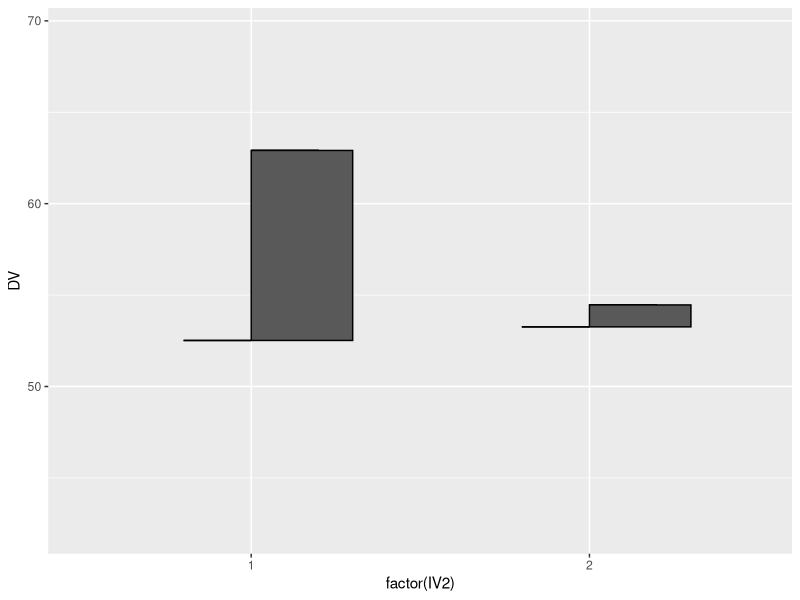

Write R code to recreate this figure.

library(ggplot2)

dt <- data.frame(subjectID = seq(1,30),DV = rnorm(30,50,20),IV1 = rep(c(1,2),15), IV2 = c(rep(1,15),rep(2,15)))
xLab <- "Independent Variable 2"
yLab <- "Dependent Variable"
legendLab <- c("IV1: Level 1","IV1: Level 2")
upsideDownColor <- "gray" #[3] Color to fill hat crown when second part is less than first part - set to "white" if you do not want shading
## Computes means for plotting
# Also computes SD for setting y-axis range and for error bars
# If your design involves within-subjects, see Loftus & Masson (1994) for computing SEM within- subjects
dtMeans <- aggregate(DV ~ IV1 + IV2, dt, mean)
dtSEM <- aggregate(DV ~ IV1 + IV2, dt, sd) #assumes between-subjects effects only 
dtMeans$SEM <- dtSEM$DV / sqrt(length(unique(dt$subjectID)))
dtMeans$hatPos <- as.integer(as.factor(dtMeans$IV1))
dtMeans$xPos <- as.integer(as.factor(dtMeans$IV2))
grandMean <- mean(dtMeans$DV)
grandSD <- mean(dtSEM$DV) * .75 # produces y-axis range of 1.5 SDs (see Witt (in press) for details)


ggplot(dtMeans, aes(x = factor(IV2), y = DV, group=DV )) + 
  geom_errorbar(aes(ymax = DV, ymin = DV), position = position_dodge(0.4), width = 0.4) +
  geom_rect( xmin = c(NA,1,NA,2) + 0,
             xmax = c(NA,1,NA,2) + 0.3,
             ymin = c(rep(dtMeans[1,3],2),rep(dtMeans[3,3],2)), 
             ymax = c(dtMeans[1:2,3],dtMeans[3:4,3]),
             colour = 'black') +
  ylim(c(grandMean - grandSD, grandMean + grandSD))


  
#  scratch space #
#
#   geom_rect( xmin = as.numeric(dtMeans$IV2) - 0.3,
#             xmax = as.numeric(dtMeans$IV2) + 0.3,
#             ymin = c(rep(dtMeans[1,3],2),rep(dtMeans[3,3],2)), 
#             ymax = c(dtMeans[1:2,3],dtMeans[3:4,3]),
#             linetype = 'dashed'
#             )
#   
#   geom_point(shape = '-', size = 4)
#   layer(geom = 'point', stat = 'identity', params = list(shape = '-', size = 4))
# 
# 
# df <- data.frame(x = c("a","b","c"), y = c(1,2,3))
# ggplot(data = df, aes(x=x, y=y, fill = x)) +
#   geom_col() +
#   geom_rect(data = df, aes(x = x, y=y), xmin = as.numeric(df$x[[2]]) - 0.2,
#             xmax = as.numeric(df$x[[3]]) + 0.3,
#             ymin = 1.5, ymax = 2,
#             linetype = 'dashed')
  